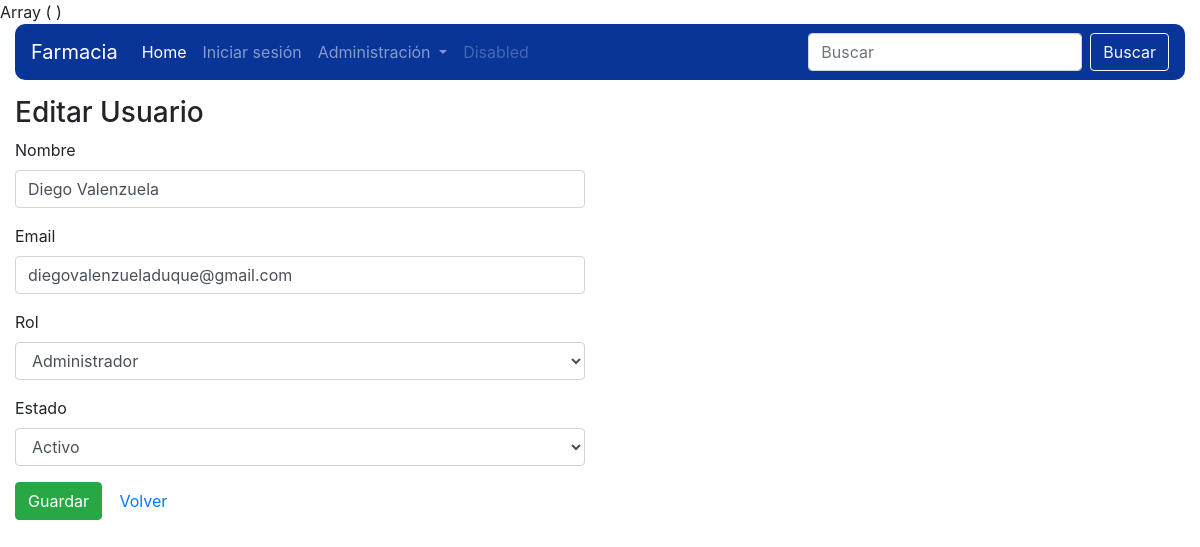
Screenshot of /editUsuarios.php?id=1 with the database file from the repository.
### tables this page shows
CREATE TABLE `usuarios` (
  `id` int(11) NOT NULL,
  `nombre` varchar(50) NOT NULL,
  `email` varchar(45) NOT NULL,
  `password` varchar(255) NOT NULL,
  `rol_id` int(11) NOT NULL,
  `active` int(11) NOT NULL,
  `created_at` datetime DEFAULT NULL,
  `updated_at` datetime DEFAULT NULL
);

CREATE TABLE `roles` (
  `id` int(11) NOT NULL,
  `nombre` varchar(50) NOT NULL,
  `created_at` datetime DEFAULT NULL,
  `updated_at` datetime DEFAULT NULL
);

### class/modelo.php (called while the page is built, shortened)
<?php
class Modelo
{
	public function __construct(){
		$this->_db = new Database;
	}
}

### class/usuarioModel.php (called while the page is built, shortened)
<?php
require_once('modelo.php');
class usuarioModel extends Modelo{
	public function getUsuarioId($id){
		$id = (int) $id;
		$usu = $this->_db->prepare("SELECT u.id, u.nombre as usuario, r.nombre as rol, u.rol_id, u.active, u.email, u.created_at, u.updated_at FROM usuarios u INNER JOIN roles r ON u.rol_id = r.id WHERE u.id = ?");
		$usu->bindParam(1, $id);
		$usu->execute();
		return $usu->fetch();
	}
}

### editUsuarios.php (the view, shortened to what this page needs)
<?php
require('class/usuarioModel.php');
$usuarios = new usuarioModel;
if (isset($_GET['id'])) {
	$id = (int) $_GET['id'];
	$usuario = $usuarios->getUsuarioId($id);
	print_r($_POST);
}
?>
<!DOCTYPE html>
<html>
<head>
	<link rel="stylesheet" href="https://stackpath.bootstrapcdn.com/bootstrap/4.4.1/css/bootstrap.min.css">
</head>
<body>
	<div class="container-fluid">
		<?php include('header.php'); ?>
		<div class="row">
			<div class="col-md-6 mt-3">
				<h3>Editar Usuario</h3>
				<form action="" method="post">
					<div class="form-group">
						<label>Nombre</label>
						<input type="text" name="nombre" value="<?php echo $usuario['usuario']; ?>" placeholder="Nombre del usuario" class="form-control">
					</div>
					<div class="form-group">
						<label>Email</label>
						<input type="email" name="email" value="<?php echo $usuario['email']; ?>" placeholder="Email del usuario" class="form-control">
					</div>
					<div class="form-group">
						<label>Rol</label>
						<select name="rol" class="form-control">
							<option value="<?php echo $usuario['rol_id'] ?>"><?php echo $usuario['rol']; ?></option>
						</select>
					</div>
					<div class="form-group">
						<label>Estado</label>
						<select name="active" class="form-control">
							<option value="<?php echo $usuario['active'] ?>">
								<?php if($usuario['active']==1): ?>Activo <?php else: ?> Inactivo <?php endif; ?>
							</option>
						</select>
					</div>
					<div class="form-group">
						<button type="submit" class="btn btn-success">Guardar</button>
						<a href="usuarios.php" class="btn btn-link">Volver</a>
					</div>
				</form>
			</div>
		</div>
	</div>
</body>
</html>

### rows the page displays
usuarios: nombre "Diego Valenzuela", email "diegovalenzueladuque@gmail.com", rol "Administrador", active "Activo"
